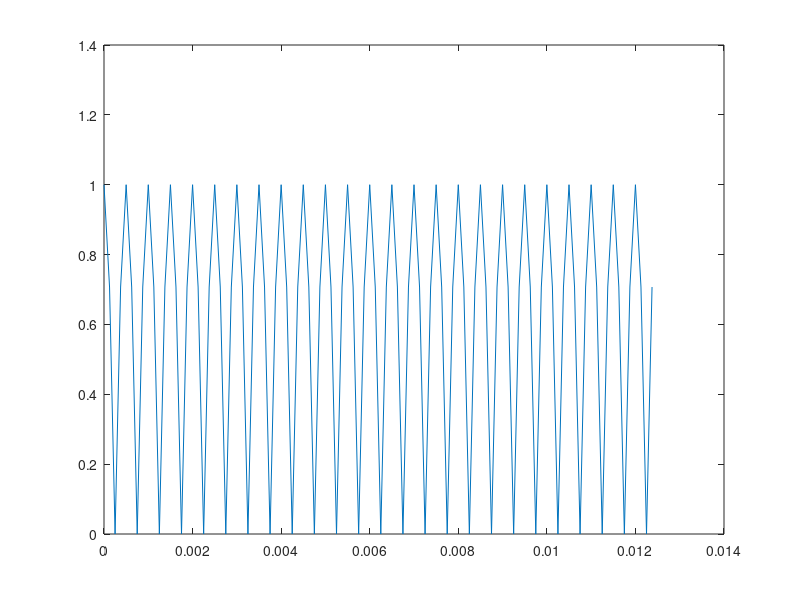

Write MATLAB code to recreate this figure.

N = 100;
t = (0 : 1/8000 : (N-1)/8000);
x1 = cos(1000*t*2*pi);
plot(t, x1)


E = sum(abs(x1).^2)
P = E/N

X1f = fft(x1);

Es = 1/N * sum(abs(X1f).^2)

f = (0 : 8000/N : 8000 - 8000/N);

plot(f, abs(X1f))

X1fi = ifft(X1f)
plot(t, abs(X1fi))
